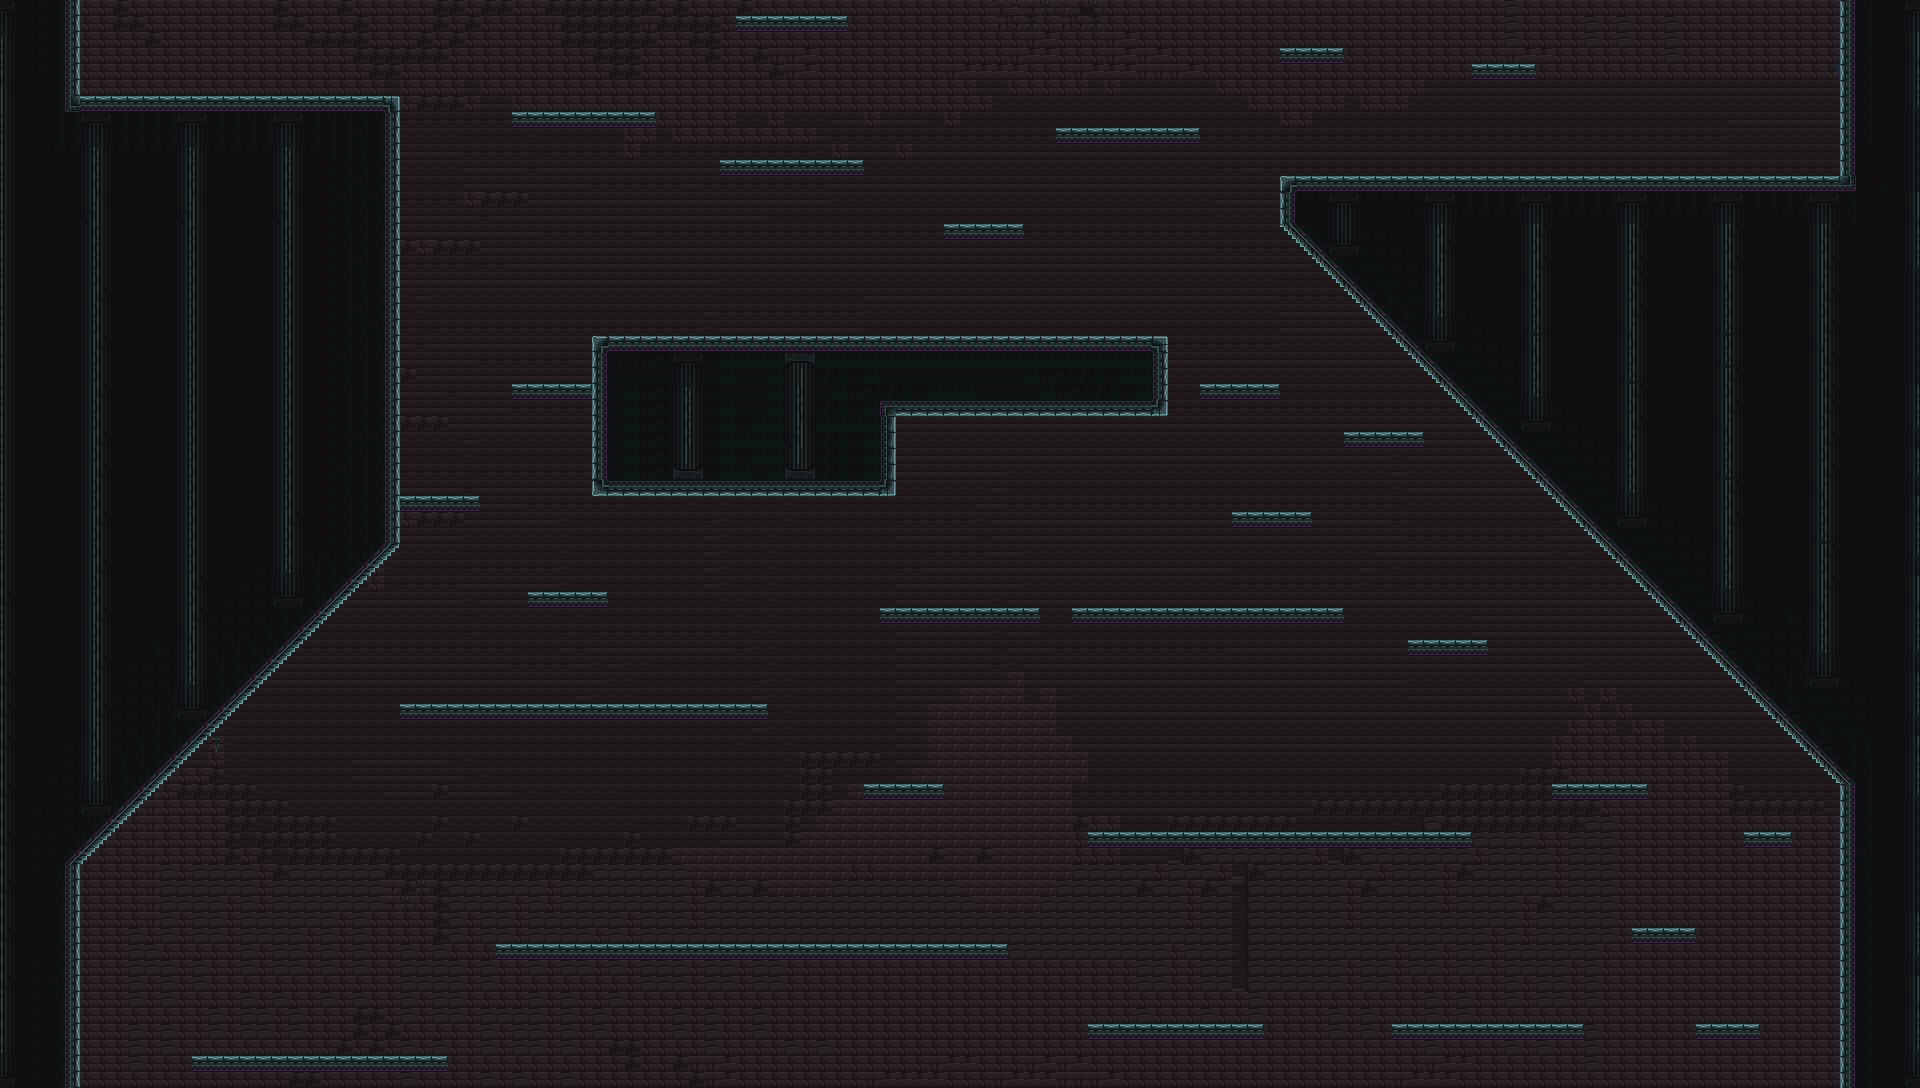

A level layout from a 2D game, rendered from its tile map. Below: a short description, then the map file with tile-grid data replaced by summaries:
An orthogonal 120x68 tile map with 16x16 px tiles, 4 tile layers (Background_1, Walls, Platforms, Background_Decoration), 6 hidden layers not drawn, 8 tilesets and 2 objects.

<map version="1.10" tiledversion="1.11.1" orientation="orthogonal" renderorder="right-down" width="120" height="68" tilewidth="16" tileheight="16" infinite="0" nextlayerid="19" nextobjectid="94">
 <tileset firstgid="1" name="env_objects_far" tilewidth="16" tileheight="16" tilecount="1024" columns="32">
  <image source="../Textures/Environment/env_objects_far.png" width="512" height="512" />
 </tileset>
 <tileset firstgid="1025" name="env_objects" tilewidth="16" tileheight="16" tilecount="1024" columns="32">
  <image source="../Textures/Environment/env_objects.png" width="512" height="512" />
 </tileset>
 <tileset firstgid="2049" name="ground" tilewidth="16" tileheight="16" tilecount="266" columns="19">
  <image source="../Textures/Terrain/ground.png" width="304" height="224" />
 </tileset>
 <tileset firstgid="2315" name="other_and_decorative" tilewidth="16" tileheight="16" tilecount="1600" columns="40">
  <image source="../Textures/Environment/tileset_2/other_and_decorative.png" width="640" height="640" />
 </tileset>
 <tileset firstgid="3915" name="main_lev_build" tilewidth="16" tileheight="16" tilecount="10240" columns="128">
  <image source="../Textures/Environment/tileset_2/main_lev_build.png" width="2048" height="1280" />
 </tileset>
 <tileset firstgid="14155" name="tile_castle" tilewidth="16" tileheight="16" tilecount="900" columns="30">
  <image source="../Textures/Environment/tiles/castle/tile_castle.png" width="480" height="480" />
 </tileset>
 <tileset firstgid="15055" name="icon_recycled" tilewidth="16" tileheight="16" tilecount="384" columns="24">
  <image source="../Textures/Various/icon_recycled.png" width="384" height="256" />
 </tileset>
 <tileset firstgid="15439" name="potions_small" tilewidth="16" tileheight="16" tilecount="100" columns="10">
  <image source="../Textures/Potions/potions_new.png" width="160" height="160" />
 </tileset>
 <layer id="1" name="Background_1" width="120" height="68">
  <data>[8160 cells, 8160 non-empty, 39 distinct tile ids]</data>
 </layer>
 <objectgroup id="17" name="PotionLayer">
  <object id="91" gid="15445" x="94.5884" y="77.839" width="16" height="16" />
  <object id="93" gid="15445" x="1133.58" y="811.674" width="16" height="16" />
 </objectgroup>
 <layer id="6" name="Background_3" width="120" height="68" visible="0">
  <data>[8160 cells, 5450 non-empty, 72 distinct tile ids]</data>
 </layer>
 <layer id="5" name="Background_4" width="120" height="68" visible="0">
  <data>[8160 cells, 82 non-empty, 25 distinct tile ids]</data>
 </layer>
 <layer id="8" name="Collectable" width="120" height="68" visible="0">
  <data>[8160 cells, 9 non-empty, 5 distinct tile ids]</data>
 </layer>
 <layer id="4" name="Walls" width="120" height="68">
  <data>[8160 cells, 2679 non-empty, 63 distinct tile ids]</data>
 </layer>
 <layer id="15" name="Platforms" width="120" height="68">
  <data>[8160 cells, 249 non-empty, 1 distinct tile ids]</data>
 </layer>
 <layer id="3" name="Background_Decoration" width="120" height="68">
  <data>[8160 cells, 6 non-empty, 6 distinct tile ids]</data>
 </layer>
 <layer id="13" name="CollisionLayer" width="120" height="68" visible="0" opacity="0.3">
  <properties>
   <property name="Collision" type="bool" value="true" />
  </properties>
  <data>[8160 cells, 2709 non-empty, 1 distinct tile ids]</data>
 </layer>
 <layer id="18" name="rangedEnemies" width="120" height="68" visible="0" opacity="0.3">
  <properties>
   <property name="rangedEnemies" value="true" />
  </properties>
  <data>[8160 cells, 3542 non-empty, 1 distinct tile ids]</data>
 </layer>
 <layer id="14" name="MeleeEnemy" width="120" height="68" visible="0" opacity="0.3">
  <properties>
   <property name="MeleeEnemy" value="true" />
  </properties>
  <data>[8160 cells, 357 non-empty, 1 distinct tile ids]</data>
 </layer>
</map>
